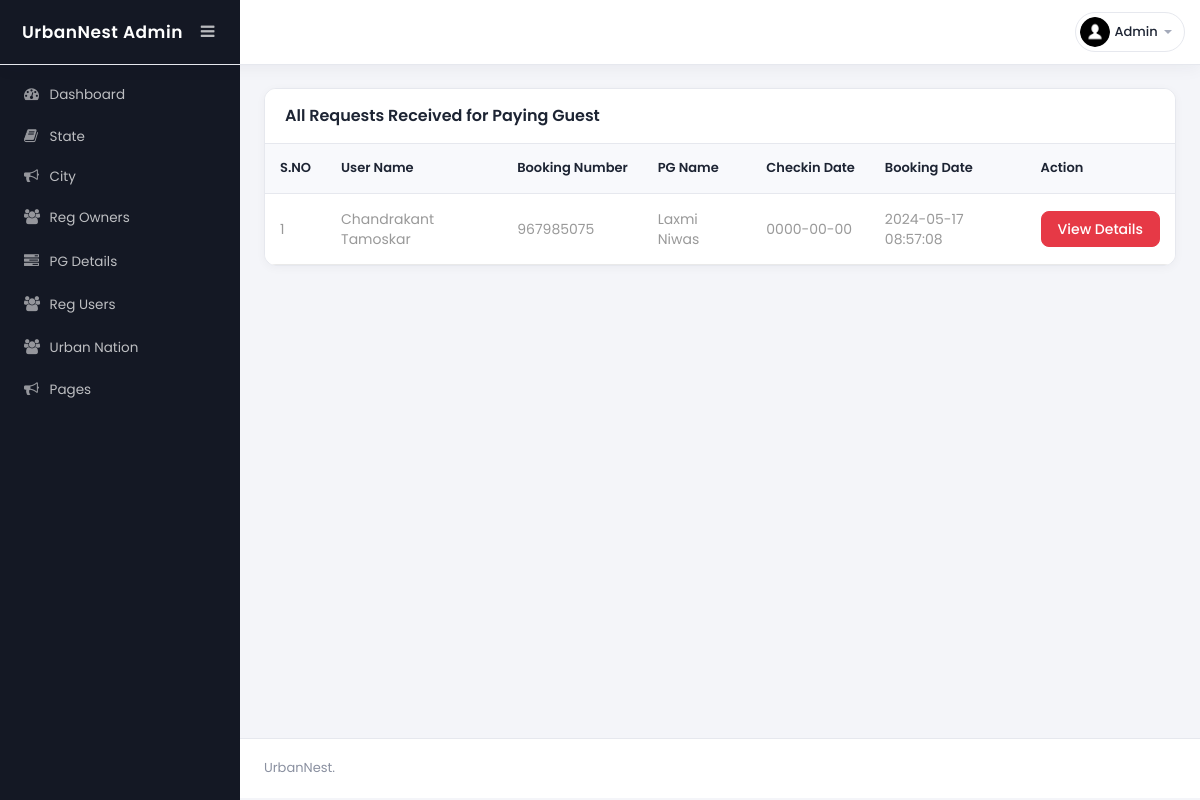
/admin/bookings.php (signed in), run on the app's committed database.
### tables this page shows
CREATE TABLE `tblbookpg` (
  `ID` int(10) NOT NULL,
  `Userid` int(10) DEFAULT NULL,
  `Pgid` int(10) DEFAULT NULL,
  `BookingNumber` int(10) NOT NULL,
  `CheckinDate` date DEFAULT NULL,
  `UserMsg` varchar(500) DEFAULT NULL,
  `BookingDate` timestamp NOT NULL DEFAULT current_timestamp(),
  `Remark` varchar(50) DEFAULT NULL,
  `Status` varchar(50) DEFAULT NULL,
  `RemDate` timestamp NULL DEFAULT NULL ON UPDATE current_timestamp()
);

CREATE TABLE `tbluser` (
  `ID` int(10) NOT NULL,
  `FullName` varchar(200) DEFAULT NULL,
  `Email` varchar(200) DEFAULT NULL,
  `MobileNumber` bigint(10) DEFAULT NULL,
  `dob` date DEFAULT NULL,
  `Password` varchar(200) DEFAULT NULL,
  `RegDate` timestamp NOT NULL DEFAULT current_timestamp(),
  `LastUpdationDate` timestamp NULL DEFAULT NULL ON UPDATE current_timestamp(),
  `comm` longtext NOT NULL DEFAULT '{}'
);

CREATE TABLE `tblpg` (
  `ID` int(10) NOT NULL,
  `OwnerID` int(20) NOT NULL,
  `StateName` varchar(200) DEFAULT NULL,
  `CityName` varchar(200) DEFAULT NULL,
  `PGTitle` varchar(200) DEFAULT NULL,
  `Type` varchar(120) DEFAULT NULL,
  `RPmonth` varchar(120) DEFAULT NULL,
  `norooms` varchar(45) DEFAULT NULL,
  `Address` varchar(120) DEFAULT NULL,
  `Image` varchar(200) DEFAULT NULL,
  `Electricity` varchar(40) DEFAULT NULL,
  `Parking` varchar(40) DEFAULT NULL,
  `Refregerator` varchar(40) DEFAULT NULL,
  `Furnished` varchar(40) DEFAULT NULL,
  `AC` varchar(40) DEFAULT NULL,
  `Balcony` varchar(40) DEFAULT NULL,
  `StudyTable` varchar(40) DEFAULT NULL,
  `Laundry` varchar(40) DEFAULT NULL,
  `Security` varchar(40) DEFAULT NULL,
  `MealsBreakfast` varchar(45) DEFAULT NULL,
  `MealLunch` varchar(45) NOT NULL,
  `MealDinner` varchar(45) NOT NULL,
  `RegDate` timestamp NOT NULL DEFAULT current_timestamp(),
  `IsActive` int(1) DEFAULT NULL,
  `LastUpdationDate` timestamp NULL DEFAULT NULL ON UPDATE current_timestamp()
);

### includes/security.php (called while the page is built, shortened)
<?php
function h($value): string
{
    return htmlspecialchars((string) ($value ?? ''), ENT_QUOTES, 'UTF-8');
}
function current_admin_id(): int
{
    return (int) ($_SESSION['pgasaid'] ?? 0);
}

### admin/bookings.php (the view, shortened to what this page needs)
<?php
require_once __DIR__ . '/../includes/security.php';
include('includes/dbconnection.php');
?>
<!DOCTYPE html>
<head>
<link rel="stylesheet" href="css/bootstrap.min.css" >
<link href="css/style.css" rel='stylesheet' type='text/css' />
<link href="css/style-responsive.css" rel="stylesheet"/>
<link rel="stylesheet" href="css/font.css" type="text/css"/>
<link href="css/font-awesome.css" rel="stylesheet">
<link rel="stylesheet" href="../css/panel.css">
</head>
<body>
<section id="container">
<?php include_once('includes/header.php');?>
<?php include_once('includes/sidebar.php');?>
<section id="main-content">
	<section class="wrapper">
		<div class="table-agile-info">
 <div class="panel panel-default">
    <div class="panel-heading">
     All Requests Received for Paying Guest
    </div>
    <div>
      <table class="table" ui-jq="footable" ui-options='{
        "paging": {
          "enabled": true
        },
        "filtering": {
          "enabled": true
        },
        "sorting": {
          "enabled": true
        }}'>
        <thead>
          <tr>
            <th data-breakpoints="xs">S.NO</th>
            <th>User Name</th>
            <th>Booking Number</th>
            <th>PG Name</th>
            <th>Checkin Date</th>
            <th>Booking Date</th>
            <th data-breakpoints="xs">Action</th>
          </tr>
        </thead>
        <?php
$ret=mysqli_query($con,"select tblbookpg.ID,tblbookpg.BookingNumber,tblbookpg.CheckinDate,tblbookpg.BookingDate,tblpg.PGTitle,tbluser.FullName from  tblbookpg join tblpg on tblpg.ID=tblbookpg.Pgid join tbluser on tbluser.ID=tblbookpg.Userid ");
$cnt=1;
while ($row=mysqli_fetch_array($ret)) {
?>
        <tbody>
          <tr data-expanded="true">
            <td><?php echo $cnt;?></td>
              <td><?php echo h($row['FullName']); ?></td>
                  <td><?php echo h($row['BookingNumber']); ?></td>
                  <td><?php echo h($row['PGTitle']); ?></td>
                  <td><?php echo h($row['CheckinDate']); ?></td>
                  <td><?php echo h($row['BookingDate']); ?></td>
                  <td><a href="booking-details.php?viewid=<?php echo h($row['ID']); ?>" class="btn btn-primary" target="blank">View Details</a>
                </tr>
                <?php
$cnt=$cnt+1;
}?>
 </tbody>
            </table>
    </div>
  </div>
</div>
</section>
		 <?php include_once('includes/footer.php');?>
</section>
</section>
</body>
</html>

### admin/includes/header.php (shortened to what this page needs)
<?php
require_once __DIR__ . '/../../includes/security.php';
require_once __DIR__ . '/dbconnection.php';
?>
<header class="header fixed-top clearfix">
    <div class="brand">
        <a href="dashboard.php" class="logo">
            UrbanNest Admin
        </a>
        <div class="sidebar-toggle-box">
            <div class="fa fa-bars"></div>
        </div>
    </div>
    <div class="top-nav clearfix">
        <ul class="nav pull-right top-menu">
            <li class="dropdown">
                <a data-toggle="dropdown" class="dropdown-toggle" href="#">
                    <?php
                    $adid = current_admin_id();
                    $ret = mysqli_query($con, "select AdminName from tbladmin where ID=" . $adid);
                    $row = mysqli_fetch_array($ret);
                    $name = $row['AdminName'] ?? '';
                    ?>
                    <img alt="" src="images/2.png">
                    <span class="username"><?php echo h($name); ?></span>
                    <b class="caret"></b>
                </a>
            </li>
        </ul>
    </div>
</header>

### admin/css/style.css (style rules this page uses)
ul, ol { margin: 0; }
html, body { font-family: 'Roboto', sans-serif; font-size: 100%; overflow-x: hidden; background: url(../images/bg.jpg) no-repeat 0px 0px; background-size:cover; }
body a { transition: 0.5s all ease; -webkit-transition: 0.5s all ease; -moz-transition: 0.5s all ease; -o-transition: 0.5s all ease; -ms-transition: 0.5s all ease; text-decoration:none; }
ul,label { margin:0; padding:0; }
#main-content { margin-left:240px; -webkit-transition:all .3s ease-in-out; -moz-transition:all .3s ease-in-out; -o-transition:all .3s ease-in-out; transition:all .3s ease-in-out; }
.header { left:0; right:0; z-index:1002; background:rgb(240, 188, 180); -webkit-transition:all .3s ease-in-out; -moz-transition:all .3s ease-in-out; -o-transition:all .3s ease-in-out; transition:all .3s ease-in-out; }
.fixed-top { position:fixed; box-shadow:1px 0 3px rgba(0,0,0,.15); }
.wrapper { display:inline-block; margin-top:80px; padding:15px; width:100%; }
.brand { background:#8b5c7e; float:left; width:240px; height:80px; position:relative; }
a.logo { font-size:22px; color:#fff; float:left; margin:20px 0 0 25px; text-transform:uppercase; }
#top_menu .nav>li,ul.top-menu>li { float:left; }
ul.top-menu { margin-right:15px; margin-top: 0; }
ul.top-menu > li > a { color: #fff; font-size: 16px; background: #8b5c7e; padding: 4px 8px; margin-right: 15px; border-radius: 50%; -webkit-border-radius: 50%; padding-right: 8px !important; }
.top-nav { margin-top:20px; }
.top-nav img { border-radius:50%; -webkit-border-radius:50%; width:33px; }
.top-nav .username { font-size:13px; color:#fff; }
.top-nav ul.top-menu>li>a { border-radius: 100px; -webkit-border-radius: 100px; padding: 0px; background: none; margin-right: 0; border: 1px solid #8b5c7e; background: #8b5c7e; }
.top-nav ul.top-menu>li { margin-left:10px; }
.top-nav .nav .caret { border-bottom-color:#A4AABA; border-top-color:#A4AABA; }
.sidebar-toggle-box { float:left; margin-top:23px; margin-left:-15px; background:#8b5c7e; border-radius:50%; -webkit-border-radius:50%; width:32px; height:32px; position:absolute; right:-15px; }
.sidebar-toggle-box .fa-bars { cursor:pointer; display:inline-block; font-size:15px; padding:8px 8px 8px 9px; color:#fff; }
.panel-heading { position: relative; height: 57px; line-height: 57px; letter-spacing: 0.2px; color: #000; font-size: 18px; font-weight: 400; padding: 0 16px; background:#ddede0; border-top-right-radius: 2px; border-top-left-radius: 2px; text-transform: uppercase; text-align: center; }
.panel { border: none ! important; }
.table>thead>tr>th { border-bottom: 1px solid #e1ab91 ! important; }
.table>tbody>tr>td, .table>tbody>tr>th, .table>tfoot>tr>td, .table>tfoot>tr>th, .table>thead>tr>td, .table>thead>tr>th { border-bottom: 1px solid #e9e9e9 ! important; }
.table > thead > tr > th, .table > tbody > tr > th, .table > tfoot > tr > th, .table > thead > tr > td, .table > tbody > tr > td, .table > tfoot > tr > td { border-top: none !important; }
.table td, .table>tbody>tr>td, .table>tbody>tr>th, .table>tfoot>tr>td, .table>tfoot>tr>th, .table>thead>tr>td, .table>thead>tr>th { padding: 15px!important; }
.table > thead > tr > th, .table > tbody > tr > th, .table > tfoot > tr > th, .table > thead > tr > td, .table > tbody > tr > td, .table > tfoot > tr > td { font-size: 0.9em; color: #999; border-top: none !important; }
.table-agile-info { background: #eef9f0; padding: 2em; border-radius: 4px; -webkit-box-shadow: 0 1px 1px rgba(0,0,0,.05); box-shadow: 0 1px 1px rgba(0,0,0,.05); }
.panel-default>.panel-heading { color: #000000 ! important; background-color: #ddede0 ! important; border-color: #ddede0 ! important; font-size: 20px; }

### data on the page
tblbookpg: Userid.FullName "Chandrakant Tamoskar", BookingNumber "967985075", Pgid.PGTitle "Laxmi Niwas", CheckinDate "0000-00-00", BookingDate "2024-05-17 08:57:08"

### other printed values
$name "Admin"
